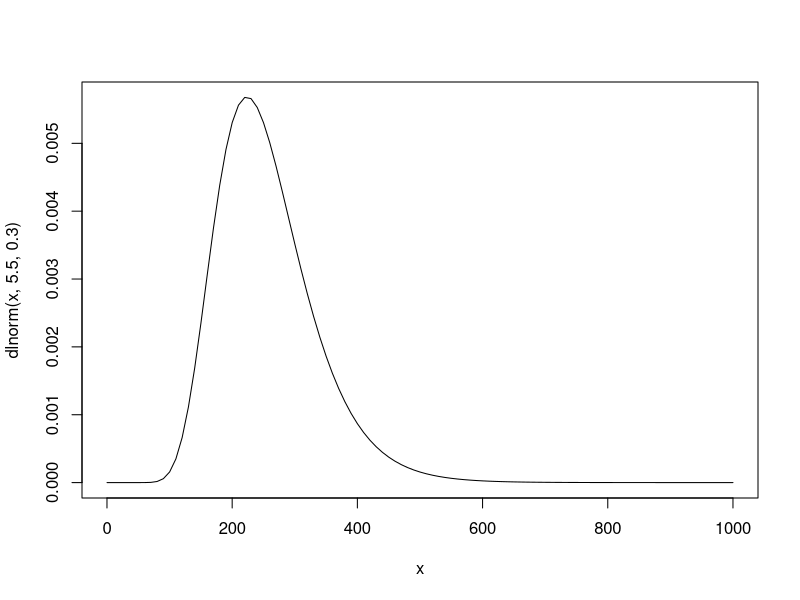
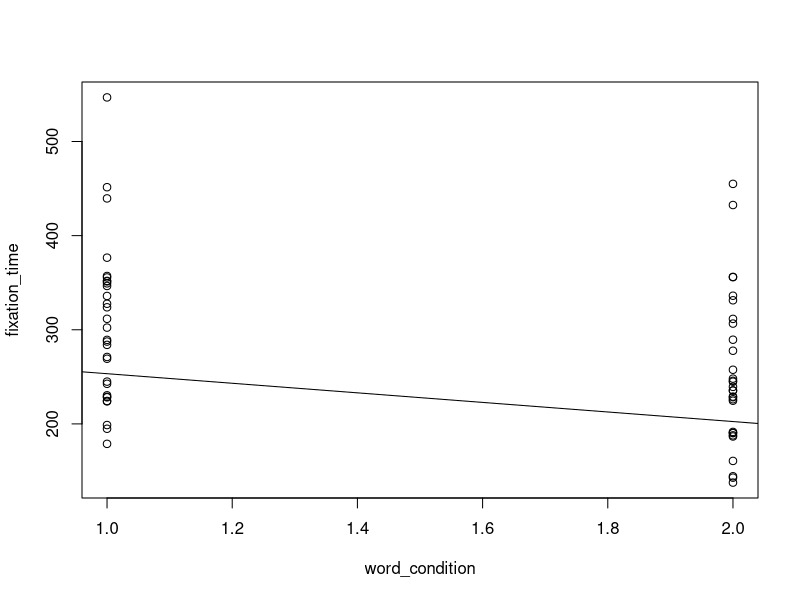
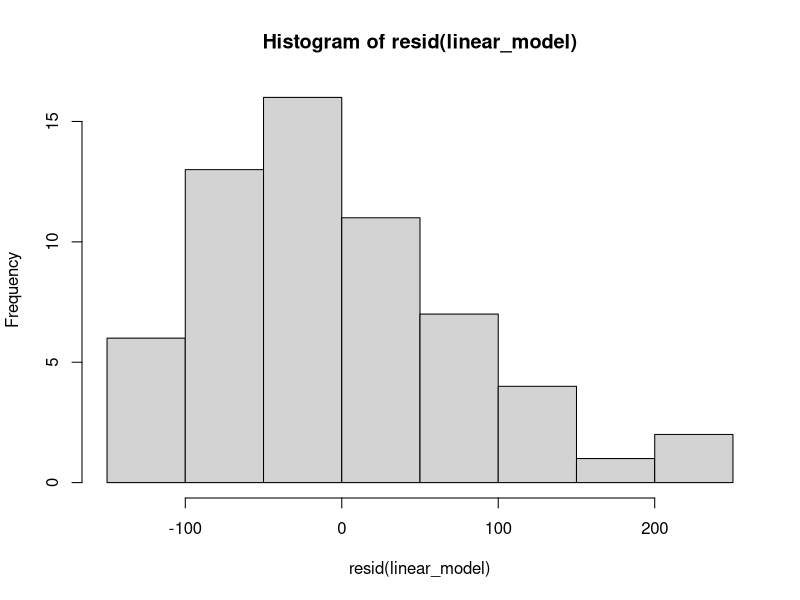
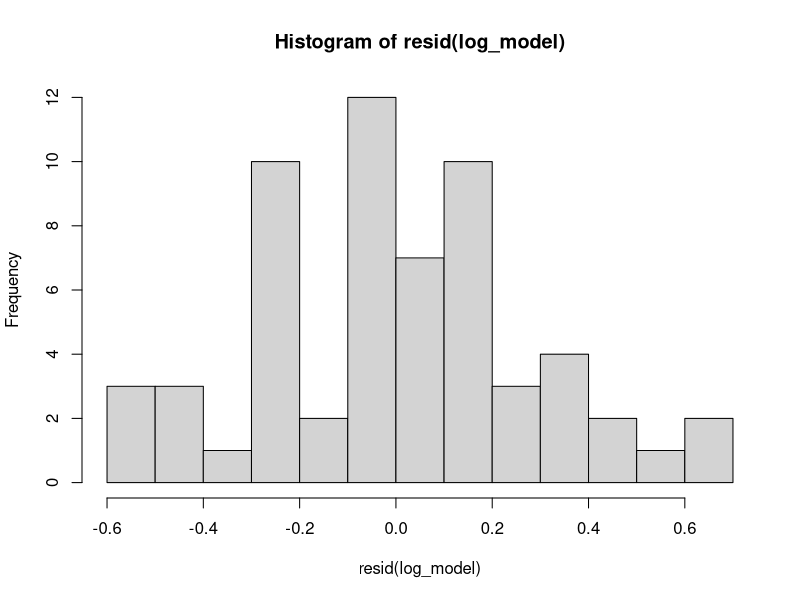

Write the R code that produced these figures, in order. (Note: this script raises an error after producing the figures.)
## ---- chunk 1
curve(dlnorm(x, 5.5, .3), from = 0.1, to = 1000)
## ---- chunk 2
set.seed("11233")
# 60 subjects
word_condition <- factor(c(rep("swear word", 30), rep("non swear word", 30)))
# rlnorm: Generate random samples from the lognormal distribution
fixation_time <- c(rlnorm(n = 30, 
                          mean = log(250), 
                          sd = .3), 
                   rlnorm(n = 30,
                          mean = log(265), 
                          sd = .3))
swear_exp <- data.frame(word_condition, fixation_time)
write.csv(swear_exp, file = "swear_exp.csv", row.names = FALSE)
## ---- chunk 3
linear_model <- lm(data = swear_exp, fixation_time ~ word_condition)
summary(linear_model)
## ---- chunk 4
with(swear_exp, plot.default(y = fixation_time, x = word_condition))
abline(linear_model)
## ---- chunk 5
hist(resid(linear_model), 10)
## ---- chunk 6
log_model <- lm(data = swear_exp, log(fixation_time) ~ word_condition)
summary(log_model)
## ---- chunk 7
hist(resid(log_model), 10)
## ---- chunk 8
library(knitr)
driving_tests <- read.csv("driving_tests.csv")
kable(head(driving_tests))
## ---- chunk 9
driving_tests$Driving.Test <- as.numeric(driving_tests$Driving.Test) - 1
kable(head(driving_tests))
## ---- chunk 10
plot(x = driving_tests$Practice, y = driving_tests$Driving.Test, ylab = "Driving Test (+ jitter)",  xlab = "Practice (in hours)")
## ---- chunk 11
plot(x = driving_tests$Practice, y = jitter(driving_tests$Driving.Test, factor = .25), ylab = "Driving Test (+ jitter)",  xlab = "Practice (in hours)")
## ---- chunk 12
plot(x = driving_tests$Practice, y = jitter(driving_tests$Driving.Test, factor = .25), ylab = "Driving Test (+ jitter)",  xlab = "Practice (in hours)")
lines(abline(lm(data = driving_tests, Driving.Test ~ Practice)))
## ---- chunk 13
curve(pnorm(x), -3,3)
## ---- chunk 14
curve(plogis(x), -3,3)
## ---- chunk 15
driving_tests$Emergency.Stop <- factor(driving_tests$Emergency.Stop, levels = c(1,0), labels = c("Yes", "No"))

#driving_tests$Cold.Remedy <- factor(driving_tests$Cold.Remedy)

driving_glm <- glm(data = driving_tests, 
                   formula = Driving.Test ~ Practice + Emergency.Stop + Examiner + Cold.Remedy, 
                   family = binomial(link = "logit"))
## ---- chunk 16
plot(x = driving_tests$Practice, y = jitter(driving_tests$Driving.Test, factor = .25), ylab = "Driving Test (+ jitter)",  xlab = "Practice (in hours)")
curve(predict(driving_glm, newdata = data.frame(Practice = x, Emergency.Stop = driving_tests$Emergency.Stop[1], Examiner = mean(driving_tests$Examiner), Cold.Remedy = mean(driving_tests$Cold.Remedy)), type="resp"),add=TRUE)
## ---- chunk 17
kable(coef(summary(driving_glm)))
## ---- chunk 18
library(car)
Anova(driving_glm)
## ---- chunk 19
driving_residuals <- rstandard(driving_glm)
plot(driving_residuals)
